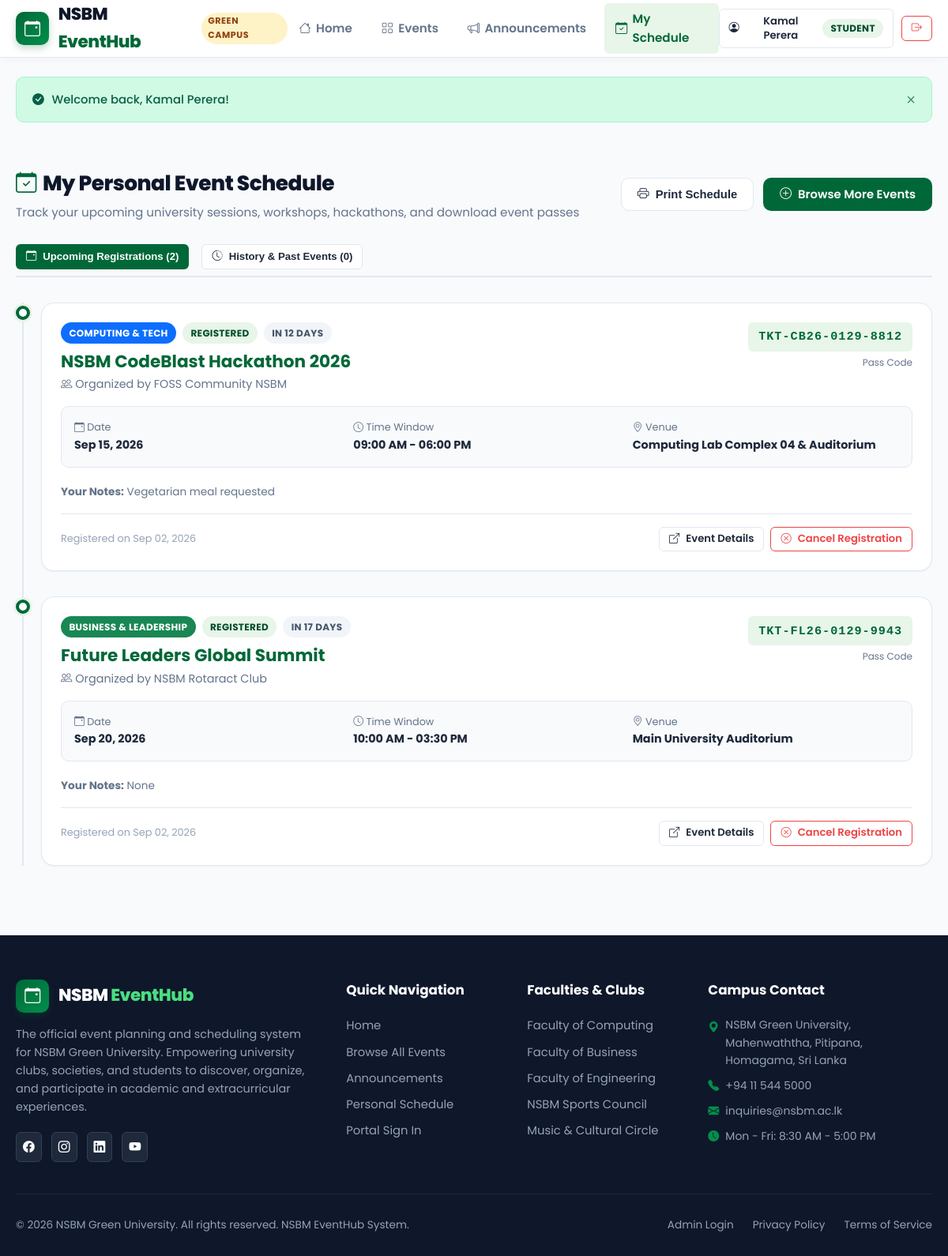
The app's page /schedule.php (signed in) with its own data.
### tables this page shows
CREATE TABLE registrations (
    id INT AUTO_INCREMENT PRIMARY KEY,
    event_id INT NOT NULL,
    user_id INT NOT NULL,
    ticket_code VARCHAR(60) NOT NULL UNIQUE,
    status ENUM('registered', 'attended', 'cancelled') NOT NULL DEFAULT 'registered',
    registration_date TIMESTAMP DEFAULT CURRENT_TIMESTAMP,
    special_requirements VARCHAR(255) NULL,
    CONSTRAINT fk_reg_event FOREIGN KEY (event_id) REFERENCES events(id) ON DELETE CASCADE,
    CONSTRAINT fk_reg_user FOREIGN KEY (user_id) REFERENCES users(id) ON DELETE CASCADE,
    CONSTRAINT uk_user_event UNIQUE (event_id, user_id)
);

CREATE TABLE categories (
    id INT AUTO_INCREMENT PRIMARY KEY,
    name VARCHAR(100) NOT NULL UNIQUE,
    description TEXT NULL,
    icon VARCHAR(50) NOT NULL DEFAULT 'bi-bookmark',
    color_code VARCHAR(20) NOT NULL DEFAULT '#006838',
    created_at TIMESTAMP DEFAULT CURRENT_TIMESTAMP
);

CREATE TABLE events (
    id INT AUTO_INCREMENT PRIMARY KEY,
    category_id INT NOT NULL,
    title VARCHAR(200) NOT NULL,
    club_name VARCHAR(150) NOT NULL,
    description TEXT NOT NULL,
    venue VARCHAR(200) NOT NULL,
    event_date DATE NOT NULL,
    start_time TIME NOT NULL,
    end_time TIME NOT NULL,
    capacity INT NOT NULL DEFAULT 100,
    banner_image VARCHAR(255) NULL,
    status ENUM('upcoming', 'ongoing', 'completed', 'cancelled') NOT NULL DEFAULT 'upcoming',
    created_by INT NOT NULL,
    created_at TIMESTAMP DEFAULT CURRENT_TIMESTAMP,
    CONSTRAINT fk_event_category FOREIGN KEY (category_id) REFERENCES categories(id) ON DELETE CASCADE,
    CONSTRAINT fk_event_creator FOREIGN KEY (created_by) REFERENCES users(id) ON DELETE CASCADE
);

### config/database.php (called while the page is built, shortened)
<?php
function formatDate($dateString) {
    $timestamp = strtotime($dateString);
    return date('M d, Y', $timestamp);
}
function formatTime($timeString) {
    $timestamp = strtotime($timeString);
    return date('h:i A', $timestamp);
}
function getBaseUrl() {
    $scriptName = str_replace('\\', '/', $_SERVER['SCRIPT_NAME'] ?? '');
    $dir = str_replace('\\', '/', dirname($scriptName));
    $trimmed = trim($dir, '/');
    return $trimmed === '' ? '/' : '/' . $trimmed . '/';
}

### schedule.php (the view, shortened to what this page needs)
<?php
require_once __DIR__ . '/config/database.php';
$pdo = getDbConnection();
$currentUser = getCurrentUser();
$userId = $currentUser['id'];
$upcomingStmt = $pdo->prepare("
    SELECT r.*, e.title, e.club_name, e.description, e.venue, e.event_date, e.start_time, e.end_time, e.status as event_status,
           c.name as category_name, c.color_code as category_color, c.icon as category_icon
    FROM registrations r
    JOIN events e ON r.event_id = e.id
    JOIN categories c ON e.category_id = c.id
    WHERE r.user_id = ? AND r.status != 'cancelled' AND e.event_date >= CURDATE()
    ORDER BY e.event_date ASC, e.start_time ASC
");
$upcomingStmt->execute([$userId]);
$upcomingSchedules = $upcomingStmt->fetchAll();
$pastStmt = $pdo->prepare("
    SELECT r.*, e.title, e.club_name, e.description, e.venue, e.event_date, e.start_time, e.end_time, e.status as event_status,
           c.name as category_name, c.color_code as category_color
    FROM registrations r
    JOIN events e ON r.event_id = e.id
    JOIN categories c ON e.category_id = c.id
    WHERE r.user_id = ? AND (r.status = 'cancelled' OR e.event_date < CURDATE())
    ORDER BY e.event_date DESC, e.start_time DESC
");
$pastStmt->execute([$userId]);
$pastSchedules = $pastStmt->fetchAll();
require_once __DIR__ . '/includes/header.php';
?>
<div class="container" style="padding-top: 2rem;">
    <div class="section-header">
        <div>
            <h1 class="section-title"><i class="bi bi-calendar-check"></i> My Personal Event Schedule</h1>
            <p class="section-subtitle">Track your upcoming university sessions, workshops, hackathons, and download event passes</p>
        </div>
        <div style="display: flex; gap: 0.75rem;">
            <button type="button" class="btn btn-secondary btn-print">
                <i class="bi bi-printer"></i> Print Schedule
            </button>
            <a href="<?php echo $baseUrl; ?>events.php" class="btn btn-primary">
                <i class="bi bi-plus-circle"></i> Browse More Events
            </a>
        </div>
    </div>
    <div style="display: flex; gap: 1rem; margin-bottom: 2rem; border-bottom: 2px solid var(--border-color); padding-bottom: 0.5rem;">
        <button type="button" id="tabUpcomingBtn" class="btn btn-primary btn-sm" onclick="switchScheduleTab('upcoming')">
            <i class="bi bi-calendar-event"></i> Upcoming Registrations (<?php echo count($upcomingSchedules); ?>)
        </button>
        <button type="button" id="tabPastBtn" class="btn btn-secondary btn-sm" onclick="switchScheduleTab('past')">
            <i class="bi bi-clock-history"></i> History & Past Events (<?php echo count($pastSchedules); ?>)
        </button>
    </div>
    <div id="upcomingSection">
        <?php if (empty($upcomingSchedules)): ?>
            <div class="card" style="text-align: center; padding: 4rem 1.5rem;">
                <div style="width: 70px; height: 70px; border-radius: 50%; background-color: var(--primary-subtle); color: var(--primary); display: flex; align-items: center; justify-content: center; font-size: 2rem; margin: 0 auto 1.5rem;">
                    <i class="bi bi-calendar-plus"></i>
                </div>
                <h3>Your Schedule is Currently Empty</h3>
                <p style="color: var(--text-muted); max-width: 460px; margin: 0.5rem auto 1.75rem;">
                    You have not registered for any upcoming events. Explore upcoming university clubs, competitions, and guest sessions to start building your personal schedule.
                </p>
                <a href="<?php echo $baseUrl; ?>events.php" class="btn btn-primary btn-lg">
                    <i class="bi bi-search"></i> Explore Upcoming Events
                </a>
            </div>
        <?php else: ?>
            <div class="timeline">
                <?php foreach ($upcomingSchedules as $item):
                    $evtDateObj = new DateTime($item['event_date']);
                    $daysUntil = (int)(new DateTime())->diff($evtDateObj)->format('%r%a');
                ?>
                    <div class="timeline-item">
                        <div class="timeline-marker"></div>
                        <div class="timeline-card">
                            <div style="display: flex; justify-content: space-between; align-items: flex-start; margin-bottom: 1rem; flex-wrap: wrap; gap: 0.75rem;">
                                <div>
                                    <div style="display: flex; align-items: center; gap: 0.5rem; margin-bottom: 0.35rem;">
                                        <span class="badge" style="background: <?php echo htmlspecialchars($item['category_color']); ?>; color: #fff;">
                                            <?php echo htmlspecialchars($item['category_name']); ?>
                                        </span>
                                        <span class="badge badge-registered">Registered</span>
                                        <?php if ($daysUntil === 0): ?>
                                            <span class="badge badge-urgent">Happening Today</span>
                                        <?php elseif ($daysUntil === 1): ?>
                                            <span class="badge badge-important">Tomorrow</span>
                                        <?php elseif ($daysUntil > 1): ?>
                                            <span class="badge badge-normal">In <?php echo $daysUntil; ?> days</span>
                                        <?php endif; ?>
                                    </div>
                                    <h3 style="font-size: 1.35rem; font-weight: 700; color: var(--secondary);">
                                        <a href="<?php echo $baseUrl; ?>event_details.php?id=<?php echo $item['event_id']; ?>"><?php echo htmlspecialchars($item['title']); ?></a>
                                    </h3>
                                    <div style="font-size: 0.9rem; color: var(--text-muted);">
                                        <i class="bi bi-people"></i> Organized by <?php echo htmlspecialchars($item['club_name']); ?>
                                    </div>
                                </div>
                                <div style="text-align: right;">
                                    <div class="ticket-code" style="font-size: 0.95rem;"><?php echo htmlspecialchars($item['ticket_code']); ?></div>
                                    <div style="font-size: 0.75rem; color: var(--text-muted); margin-top: 0.25rem;">Pass Code</div>
                                </div>
                            </div>
                            <div style="display: grid; grid-template-columns: repeat(auto-fit, minmax(200px, 1fr)); gap: 1rem; background-color: #f8fafc; border: 1px solid var(--border-color); border-radius: var(--radius-md); padding: 1rem; margin-bottom: 1.25rem; font-size: 0.9rem;">
                                <div>
                                    <span style="color: var(--text-muted); display: block; font-size: 0.8rem;"><i class="bi bi-calendar-event"></i> Date</span>
                                    <strong><?php echo formatDate($item['event_date']); ?></strong>
                                </div>
                                <div>
                                    <span style="color: var(--text-muted); display: block; font-size: 0.8rem;"><i class="bi bi-clock"></i> Time Window</span>
                                    <strong><?php echo formatTime($item['start_time']); ?> - <?php echo formatTime($item['end_time']); ?></strong>
                                </div>
                                <div>
                                    <span style="color: var(--text-muted); display: block; font-size: 0.8rem;"><i class="bi bi-geo-alt"></i> Venue</span>
                                    <strong><?php echo htmlspecialchars($item['venue']); ?></strong>
                                </div>
                            </div>
                            <?php if (!empty($item['special_requirements'])): ?>
                                <div style="font-size: 0.85rem; color: var(--text-muted); margin-bottom: 1rem;">
                                    <strong>Your Notes:</strong> <?php echo htmlspecialchars($item['special_requirements']); ?>
                                </div>
                            <?php endif; ?>
                            <div style="display: flex; justify-content: space-between; align-items: center; flex-wrap: wrap; gap: 0.75rem; border-top: 1px solid var(--border-color); padding-top: 1rem;">
                                <div style="font-size: 0.8rem; color: var(--text-light);">
                                    Registered on <?php echo formatDate($item['registration_date']); ?>
                                </div>
                                <div style="display: flex; gap: 0.5rem;">
                                    <a href="<?php echo $baseUrl; ?>event_details.php?id=<?php echo $item['event_id']; ?>" class="btn btn-secondary btn-sm">
                                        <i class="bi bi-box-arrow-up-right"></i> Event Details
                                    </a>
                                    <a href="<?php echo $baseUrl; ?>cancel_registration.php?id=<?php echo $item['id']; ?>" class="btn btn-outline-danger btn-sm" onclick="return confirm('Are you sure you want to cancel your registration for this event?');">
                                        <i class="bi bi-x-circle"></i> Cancel Registration
                                    </a>
                                </div>
                            </div>
                        </div>
                    </div>
                <?php endforeach; ?>
            </div>
        <?php endif; ?>
    </div>
</div>
<?php require_once __DIR__ . '/includes/footer.php'; ?>

### assets/css/style.css (style rules this page uses)
:root { --primary: #006838; --primary-dark: #004d2a; --primary-light: #008f4c; --primary-subtle: #e8f5e9; --secondary: #0f172a; --accent: #f59e0b; --accent-hover: #d97706; --accent-subtle: #fef3c7; --bg-main: #f8fafc; --bg-card: #ffffff; --text-main: #1e293b; --text-muted: #64748b; --text-light: #94a3b8; --border-color: #e2e8f0; --border-focus: #10b981; --danger: #ef4444; --danger-subtle: #fee2e2; --success: #10b981; --success-subtle: #d1fae5; --warning: #f59e0b; --warning-subtle: #fef3c7; --info: #0ea5e9; --info-subtle: #e0f2fe; --shadow-sm: 0 1px 2px 0 rgb(0 0 0 / 0.05); --shadow-md: 0 4px 6px -1px rgb(0 0 0 / 0.1), 0 2px 4px -2px rgb(0 0 0 / 0.1); --shadow-lg: 0 10px 15px -3px rgb(0 0 0 / 0.1), 0 4px 6px -4px rgb(0 0 0 / 0.1); --shadow-xl: 0 20px 25px -5px rgb(0 0 0 / 0.1), 0 8px 10px -6px rgb(0 0 0 / 0.1); --radius-sm: 6px; --radius-md: 10px; --radius-lg: 16px; --radius-full: 9999px; --transition: all 0.2s ease-in-out; }
* { margin: 0; padding: 0; box-sizing: border-box; }
body { font-family: 'Poppins', -apple-system, BlinkMacSystemFont, 'Segoe UI', Roboto, Helvetica, Arial, sans-serif; background-color: var(--bg-main); color: var(--text-main); line-height: 1.6; display: flex; flex-direction: column; min-height: 100vh; }
a { color: var(--primary); text-decoration: none; transition: var(--transition); }
.container { width: 100%; max-width: 1240px; margin: 0 auto; padding: 0 1.25rem; }
.btn { display: inline-flex; align-items: center; justify-content: center; gap: 0.5rem; padding: 0.6rem 1.25rem; font-size: 0.925rem; font-weight: 600; border-radius: var(--radius-md); border: 1px solid transparent; cursor: pointer; transition: var(--transition); text-align: center; line-height: 1.4; }
.btn-sm { padding: 0.35rem 0.75rem; font-size: 0.825rem; border-radius: var(--radius-sm); }
.btn-primary { background-color: var(--primary); color: #ffffff; }
.btn-secondary { background-color: #ffffff; color: var(--text-main); border-color: var(--border-color); }
.btn-outline-danger { background-color: transparent; color: var(--danger); border-color: var(--danger); }
.section-header { display: flex; align-items: center; justify-content: space-between; margin-bottom: 1.75rem; flex-wrap: wrap; gap: 1rem; }
.section-title { font-size: 1.65rem; font-weight: 800; color: var(--secondary); letter-spacing: -0.5px; display: flex; align-items: center; gap: 0.5rem; }
.section-title i { color: var(--primary); }
.section-subtitle { font-size: 0.95rem; color: var(--text-muted); margin-top: 0.25rem; }
.badge { display: inline-flex; align-items: center; gap: 0.3rem; padding: 0.25rem 0.65rem; font-size: 0.75rem; font-weight: 700; border-radius: var(--radius-full); text-transform: uppercase; letter-spacing: 0.3px; }
.badge-registered { background-color: var(--primary-subtle); color: var(--primary-dark); }
.badge-normal { background-color: #f1f5f9; color: #475569; }
.timeline { position: relative; padding-left: 2rem; margin-top: 1.5rem; }
.timeline::before { content: ''; position: absolute; left: 8px; top: 0; bottom: 0; width: 2px; background-color: var(--border-color); }
.timeline-item { position: relative; margin-bottom: 2rem; }
.timeline-marker { position: absolute; left: -2rem; top: 4px; width: 18px; height: 18px; border-radius: 50%; background-color: #ffffff; border: 4px solid var(--primary); box-shadow: 0 0 0 3px var(--primary-subtle); }
.timeline-card { background: #ffffff; border: 1px solid var(--border-color); border-radius: var(--radius-lg); padding: 1.5rem; box-shadow: var(--shadow-sm); transition: var(--transition); }
.ticket-code { font-family: 'Courier New', Courier, monospace; font-weight: 800; font-size: 1.25rem; color: var(--primary); letter-spacing: 1px; background: var(--primary-subtle); padding: 0.4rem 0.8rem; border-radius: var(--radius-sm); display: inline-block; }

### records on screen
registrations: categories.name "COMPUTING & TECH", event.title "NSBM CodeBlast Hackathon 2026", event.club_name "FOSS Community NSBM", ticket_code "TKT-CB26-0129-8812", event.event_date "Sep 15, 2026", event.start_time "09:00 AM", event.end_time "06:00 PM", event.venue "Computing Lab Complex 04 & Auditorium", special_requirements "Vegetarian meal requested", registration_date "Sep 02, 2026"
registrations: categories.name "BUSINESS & LEADERSHIP", event.title "Future Leaders Global Summit", event.club_name "NSBM Rotaract Club", ticket_code "TKT-FL26-0129-9943", event.event_date "Sep 20, 2026", event.start_time "10:00 AM", event.end_time "03:30 PM", event.venue "Main University Auditorium", special_requirements "None", registration_date "Sep 02, 2026"

### other values on screen
$currentUser['name'] "Kamal Perera"
$currentUser['role'] "STUDENT"
$flash['message'] "Welcome back, Kamal Perera!"
count($upcomingSchedules) "2"
count($pastSchedules) "0"
